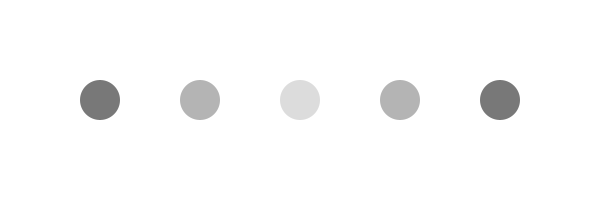
Frame 1 (no input)
Frame 60 (the mouse pressed at the canvas centre just before this capture): identical to frame 1, image omitted
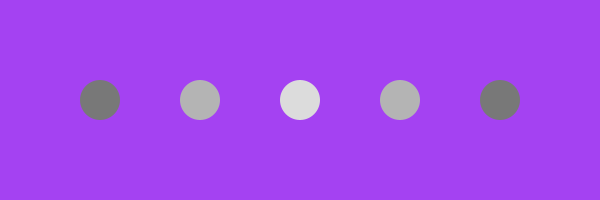
Frame 120 (the mouse held since frame 60 and released just before this capture)

The Processing sketch that drew these frames (run headless with seeded random() and noise(); from frame 60 on, the mouse is pressed at the canvas centre):

// Processing sketch: processing_107979
// ── processing_107979.pde

int d = 40;

float xo;
float yo;
float zoom = 1;
float angle = 0;
color bColor = color(255,255,255);

void setup(){
  size(600,200);
  xo = width/2;
  yo= height/2;
  smooth();
  noStroke();
}

void draw() {
  background(bColor);
  translate(xo, yo);
  scale(zoom);
  rotate(angle);
  
  fill(120);
  ellipse(-200,0,d,d);
  fill(180);
  ellipse(-100,0,d,d);
  fill(220);
  ellipse(0,0,d,d);
  fill(180);
  ellipse(100,0,d,d);
  fill(120);
  ellipse(200,0,d,d);
}

void keyPressed(){
  if (key == CODED) {
    if(keyCode == UP){
      zoom+=.03;
  } else if (keyCode == DOWN) {
    zoom -= .03;
  }else if (keyCode == RIGHT) {
    angle += .03;
  }else if (keyCode == LEFT) {
    angle -= .03;
  }
}
if (key == ' ') {
  angle = 0;
  zoom = 1;
  xo = width/2;
  yo= height/2;
}
}

void mouseDragged(){
  xo= xo + (mouseX - pmouseX);
  yo = yo + (mouseY - pmouseY);
}

void mousePressed(){
  bColor = color(random(255), random(255), random(255));
}
